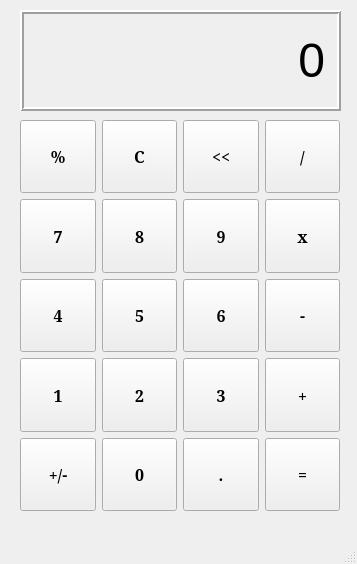
<?xml version="1.0" encoding="UTF-8"?>
<ui version="4.0">
 <class>MainWindow</class>
 <widget class="QMainWindow" name="MainWindow">
  <property name="geometry">
   <rect>
    <x>0</x>
    <y>0</y>
    <width>357</width>
    <height>564</height>
   </rect>
  </property>
  <property name="windowTitle">
   <string>MainWindow</string>
  </property>
  <widget class="QWidget" name="centralwidget">
   <widget class="QLabel" name="outputLabel">
    <property name="geometry">
     <rect>
      <x>20</x>
      <y>10</y>
      <width>321</width>
      <height>101</height>
     </rect>
    </property>
    <property name="font">
     <font>
      <pointsize>36</pointsize>
     </font>
    </property>
    <property name="autoFillBackground">
     <bool>false</bool>
    </property>
    <property name="frameShape">
     <enum>QFrame::Box</enum>
    </property>
    <property name="frameShadow">
     <enum>QFrame::Raised</enum>
    </property>
    <property name="lineWidth">
     <number>2</number>
    </property>
    <property name="text">
     <string>0</string>
    </property>
    <property name="alignment">
     <set>Qt::AlignRight|Qt::AlignTrailing|Qt::AlignVCenter</set>
    </property>
    <property name="margin">
     <number>20</number>
    </property>
   </widget>
   <widget class="QWidget" name="">
    <property name="geometry">
     <rect>
      <x>20</x>
      <y>120</y>
      <width>320</width>
      <height>391</height>
     </rect>
    </property>
    <layout class="QGridLayout" name="gridLayout">
     <item row="4" column="3">
      <widget class="QPushButton" name="XButton">
       <property name="sizePolicy">
        <sizepolicy hsizetype="Preferred" vsizetype="Preferred">
         <horstretch>0</horstretch>
         <verstretch>0</verstretch>
        </sizepolicy>
       </property>
       <property name="baseSize">
        <size>
         <width>31</width>
         <height>12</height>
        </size>
       </property>
       <property name="font">
        <font>
         <family>MS Serif</family>
         <pointsize>12</pointsize>
         <weight>75</weight>
         <bold>true</bold>
        </font>
       </property>
       <property name="text">
        <string>x</string>
       </property>
       <property name="iconSize">
        <size>
         <width>25</width>
         <height>16</height>
        </size>
       </property>
      </widget>
     </item>
     <item row="5" column="1">
      <widget class="QPushButton" name="fiveButton">
       <property name="sizePolicy">
        <sizepolicy hsizetype="Preferred" vsizetype="Preferred">
         <horstretch>0</horstretch>
         <verstretch>0</verstretch>
        </sizepolicy>
       </property>
       <property name="baseSize">
        <size>
         <width>31</width>
         <height>12</height>
        </size>
       </property>
       <property name="font">
        <font>
         <family>MS Serif</family>
         <pointsize>12</pointsize>
         <weight>75</weight>
         <bold>true</bold>
        </font>
       </property>
       <property name="text">
        <string>5</string>
       </property>
       <property name="iconSize">
        <size>
         <width>25</width>
         <height>16</height>
        </size>
       </property>
      </widget>
     </item>
     <item row="7" column="3">
      <widget class="QPushButton" name="equalButton">
       <property name="sizePolicy">
        <sizepolicy hsizetype="Preferred" vsizetype="Preferred">
         <horstretch>0</horstretch>
         <verstretch>0</verstretch>
        </sizepolicy>
       </property>
       <property name="baseSize">
        <size>
         <width>31</width>
         <height>12</height>
        </size>
       </property>
       <property name="font">
        <font>
         <family>MS Serif</family>
         <pointsize>12</pointsize>
         <weight>75</weight>
         <bold>true</bold>
        </font>
       </property>
       <property name="text">
        <string>=</string>
       </property>
       <property name="iconSize">
        <size>
         <width>25</width>
         <height>16</height>
        </size>
       </property>
      </widget>
     </item>
     <item row="4" column="2">
      <widget class="QPushButton" name="nineButton">
       <property name="sizePolicy">
        <sizepolicy hsizetype="Preferred" vsizetype="Preferred">
         <horstretch>0</horstretch>
         <verstretch>0</verstretch>
        </sizepolicy>
       </property>
       <property name="baseSize">
        <size>
         <width>31</width>
         <height>12</height>
        </size>
       </property>
       <property name="font">
        <font>
         <family>MS Serif</family>
         <pointsize>12</pointsize>
         <weight>75</weight>
         <bold>true</bold>
        </font>
       </property>
       <property name="text">
        <string>9</string>
       </property>
       <property name="iconSize">
        <size>
         <width>25</width>
         <height>16</height>
        </size>
       </property>
      </widget>
     </item>
     <item row="6" column="1">
      <widget class="QPushButton" name="twoButton">
       <property name="sizePolicy">
        <sizepolicy hsizetype="Preferred" vsizetype="Preferred">
         <horstretch>0</horstretch>
         <verstretch>0</verstretch>
        </sizepolicy>
       </property>
       <property name="baseSize">
        <size>
         <width>31</width>
         <height>12</height>
        </size>
       </property>
       <property name="font">
        <font>
         <family>MS Serif</family>
         <pointsize>12</pointsize>
         <weight>75</weight>
         <bold>true</bold>
        </font>
       </property>
       <property name="text">
        <string>2</string>
       </property>
       <property name="iconSize">
        <size>
         <width>25</width>
         <height>16</height>
        </size>
       </property>
      </widget>
     </item>
     <item row="5" column="0">
      <widget class="QPushButton" name="fourButton">
       <property name="sizePolicy">
        <sizepolicy hsizetype="Preferred" vsizetype="Preferred">
         <horstretch>0</horstretch>
         <verstretch>0</verstretch>
        </sizepolicy>
       </property>
       <property name="baseSize">
        <size>
         <width>31</width>
         <height>12</height>
        </size>
       </property>
       <property name="font">
        <font>
         <family>MS Serif</family>
         <pointsize>12</pointsize>
         <weight>75</weight>
         <bold>true</bold>
        </font>
       </property>
       <property name="text">
        <string>4</string>
       </property>
       <property name="iconSize">
        <size>
         <width>25</width>
         <height>16</height>
        </size>
       </property>
      </widget>
     </item>
     <item row="6" column="3">
      <widget class="QPushButton" name="plusButton">
       <property name="sizePolicy">
        <sizepolicy hsizetype="Preferred" vsizetype="Preferred">
         <horstretch>0</horstretch>
         <verstretch>0</verstretch>
        </sizepolicy>
       </property>
       <property name="baseSize">
        <size>
         <width>31</width>
         <height>12</height>
        </size>
       </property>
       <property name="font">
        <font>
         <family>MS Serif</family>
         <pointsize>12</pointsize>
         <weight>75</weight>
         <bold>true</bold>
        </font>
       </property>
       <property name="text">
        <string>+</string>
       </property>
       <property name="iconSize">
        <size>
         <width>25</width>
         <height>16</height>
        </size>
       </property>
      </widget>
     </item>
     <item row="7" column="0">
      <widget class="QPushButton" name="plusminusButton">
       <property name="sizePolicy">
        <sizepolicy hsizetype="Preferred" vsizetype="Preferred">
         <horstretch>0</horstretch>
         <verstretch>0</verstretch>
        </sizepolicy>
       </property>
       <property name="baseSize">
        <size>
         <width>31</width>
         <height>12</height>
        </size>
       </property>
       <property name="font">
        <font>
         <family>MS Serif</family>
         <pointsize>12</pointsize>
         <weight>75</weight>
         <bold>true</bold>
        </font>
       </property>
       <property name="text">
        <string>+/-</string>
       </property>
       <property name="iconSize">
        <size>
         <width>25</width>
         <height>16</height>
        </size>
       </property>
      </widget>
     </item>
     <item row="3" column="3">
      <widget class="QPushButton" name="divideButton">
       <property name="sizePolicy">
        <sizepolicy hsizetype="Preferred" vsizetype="Preferred">
         <horstretch>0</horstretch>
         <verstretch>0</verstretch>
        </sizepolicy>
       </property>
       <property name="baseSize">
        <size>
         <width>31</width>
         <height>12</height>
        </size>
       </property>
       <property name="font">
        <font>
         <family>MS Serif</family>
         <pointsize>12</pointsize>
         <weight>75</weight>
         <bold>true</bold>
        </font>
       </property>
       <property name="text">
        <string>/</string>
       </property>
       <property name="iconSize">
        <size>
         <width>25</width>
         <height>16</height>
        </size>
       </property>
      </widget>
     </item>
     <item row="6" column="2">
      <widget class="QPushButton" name="threeButton">
       <property name="sizePolicy">
        <sizepolicy hsizetype="Preferred" vsizetype="Preferred">
         <horstretch>0</horstretch>
         <verstretch>0</verstretch>
        </sizepolicy>
       </property>
       <property name="baseSize">
        <size>
         <width>31</width>
         <height>12</height>
        </size>
       </property>
       <property name="font">
        <font>
         <family>MS Serif</family>
         <pointsize>12</pointsize>
         <weight>75</weight>
         <bold>true</bold>
        </font>
       </property>
       <property name="text">
        <string>3</string>
       </property>
       <property name="iconSize">
        <size>
         <width>25</width>
         <height>16</height>
        </size>
       </property>
      </widget>
     </item>
     <item row="5" column="3">
      <widget class="QPushButton" name="minusButton">
       <property name="sizePolicy">
        <sizepolicy hsizetype="Preferred" vsizetype="Preferred">
         <horstretch>0</horstretch>
         <verstretch>0</verstretch>
        </sizepolicy>
       </property>
       <property name="baseSize">
        <size>
         <width>31</width>
         <height>12</height>
        </size>
       </property>
       <property name="font">
        <font>
         <family>MS Serif</family>
         <pointsize>12</pointsize>
         <weight>75</weight>
         <bold>true</bold>
        </font>
       </property>
       <property name="text">
        <string>-</string>
       </property>
       <property name="iconSize">
        <size>
         <width>25</width>
         <height>16</height>
        </size>
       </property>
      </widget>
     </item>
     <item row="6" column="0">
      <widget class="QPushButton" name="oneButton">
       <property name="sizePolicy">
        <sizepolicy hsizetype="Preferred" vsizetype="Preferred">
         <horstretch>0</horstretch>
         <verstretch>0</verstretch>
        </sizepolicy>
       </property>
       <property name="baseSize">
        <size>
         <width>31</width>
         <height>12</height>
        </size>
       </property>
       <property name="font">
        <font>
         <family>MS Serif</family>
         <pointsize>12</pointsize>
         <weight>75</weight>
         <bold>true</bold>
        </font>
       </property>
       <property name="text">
        <string>1</string>
       </property>
       <property name="iconSize">
        <size>
         <width>25</width>
         <height>16</height>
        </size>
       </property>
      </widget>
     </item>
     <item row="4" column="1">
      <widget class="QPushButton" name="eightButton">
       <property name="sizePolicy">
        <sizepolicy hsizetype="Preferred" vsizetype="Preferred">
         <horstretch>0</horstretch>
         <verstretch>0</verstretch>
        </sizepolicy>
       </property>
       <property name="baseSize">
        <size>
         <width>31</width>
         <height>12</height>
        </size>
       </property>
       <property name="font">
        <font>
         <family>MS Serif</family>
         <pointsize>12</pointsize>
         <weight>75</weight>
         <bold>true</bold>
        </font>
       </property>
       <property name="text">
        <string>8</string>
       </property>
       <property name="iconSize">
        <size>
         <width>25</width>
         <height>16</height>
        </size>
       </property>
      </widget>
     </item>
     <item row="7" column="2">
      <widget class="QPushButton" name="dotButton">
       <property name="sizePolicy">
        <sizepolicy hsizetype="Preferred" vsizetype="Preferred">
         <horstretch>0</horstretch>
         <verstretch>0</verstretch>
        </sizepolicy>
       </property>
       <property name="baseSize">
        <size>
         <width>31</width>
         <height>12</height>
        </size>
       </property>
       <property name="font">
        <font>
         <family>MS Serif</family>
         <pointsize>12</pointsize>
         <weight>75</weight>
         <bold>true</bold>
        </font>
       </property>
       <property name="text">
        <string>.</string>
       </property>
       <property name="iconSize">
        <size>
         <width>25</width>
         <height>16</height>
        </size>
       </property>
      </widget>
     </item>
     <item row="7" column="1">
      <widget class="QPushButton" name="zeroButton">
       <property name="sizePolicy">
        <sizepolicy hsizetype="Preferred" vsizetype="Preferred">
         <horstretch>0</horstretch>
         <verstretch>0</verstretch>
        </sizepolicy>
       </property>
       <property name="baseSize">
        <size>
         <width>31</width>
         <height>12</height>
        </size>
       </property>
       <property name="font">
        <font>
         <family>MS Serif</family>
         <pointsize>12</pointsize>
         <weight>75</weight>
         <bold>true</bold>
        </font>
       </property>
       <property name="text">
        <string>0</string>
       </property>
       <property name="iconSize">
        <size>
         <width>25</width>
         <height>16</height>
        </size>
       </property>
      </widget>
     </item>
     <item row="4" column="0">
      <widget class="QPushButton" name="sevenButton">
       <property name="sizePolicy">
        <sizepolicy hsizetype="Preferred" vsizetype="Preferred">
         <horstretch>0</horstretch>
         <verstretch>0</verstretch>
        </sizepolicy>
       </property>
       <property name="baseSize">
        <size>
         <width>31</width>
         <height>12</height>
        </size>
       </property>
       <property name="font">
        <font>
         <family>MS Serif</family>
         <pointsize>12</pointsize>
         <weight>75</weight>
         <bold>true</bold>
        </font>
       </property>
       <property name="text">
        <string>7</string>
       </property>
       <property name="iconSize">
        <size>
         <width>25</width>
         <height>16</height>
        </size>
       </property>
      </widget>
     </item>
     <item row="5" column="2">
      <widget class="QPushButton" name="sixButton">
       <property name="sizePolicy">
        <sizepolicy hsizetype="Preferred" vsizetype="Preferred">
         <horstretch>0</horstretch>
         <verstretch>0</verstretch>
        </sizepolicy>
       </property>
       <property name="baseSize">
        <size>
         <width>31</width>
         <height>12</height>
        </size>
       </property>
       <property name="font">
        <font>
         <family>MS Serif</family>
         <pointsize>12</pointsize>
         <weight>75</weight>
         <bold>true</bold>
        </font>
       </property>
       <property name="text">
        <string>6</string>
       </property>
       <property name="iconSize">
        <size>
         <width>25</width>
         <height>16</height>
        </size>
       </property>
      </widget>
     </item>
     <item row="3" column="2">
      <widget class="QPushButton" name="arrowButton">
       <property name="sizePolicy">
        <sizepolicy hsizetype="Preferred" vsizetype="Preferred">
         <horstretch>0</horstretch>
         <verstretch>0</verstretch>
        </sizepolicy>
       </property>
       <property name="baseSize">
        <size>
         <width>31</width>
         <height>12</height>
        </size>
       </property>
       <property name="font">
        <font>
         <family>MS Serif</family>
         <pointsize>12</pointsize>
         <weight>75</weight>
         <bold>true</bold>
        </font>
       </property>
       <property name="text">
        <string>&lt;&lt;</string>
       </property>
       <property name="iconSize">
        <size>
         <width>25</width>
         <height>16</height>
        </size>
       </property>
      </widget>
     </item>
     <item row="3" column="1">
      <widget class="QPushButton" name="CButton">
       <property name="sizePolicy">
        <sizepolicy hsizetype="Preferred" vsizetype="Preferred">
         <horstretch>0</horstretch>
         <verstretch>0</verstretch>
        </sizepolicy>
       </property>
       <property name="baseSize">
        <size>
         <width>31</width>
         <height>12</height>
        </size>
       </property>
       <property name="font">
        <font>
         <family>MS Serif</family>
         <pointsize>12</pointsize>
         <weight>75</weight>
         <bold>true</bold>
        </font>
       </property>
       <property name="text">
        <string>C</string>
       </property>
       <property name="iconSize">
        <size>
         <width>25</width>
         <height>16</height>
        </size>
       </property>
      </widget>
     </item>
     <item row="3" column="0">
      <widget class="QPushButton" name="percentButton">
       <property name="sizePolicy">
        <sizepolicy hsizetype="Preferred" vsizetype="Preferred">
         <horstretch>0</horstretch>
         <verstretch>0</verstretch>
        </sizepolicy>
       </property>
       <property name="baseSize">
        <size>
         <width>31</width>
         <height>12</height>
        </size>
       </property>
       <property name="font">
        <font>
         <family>MS Serif</family>
         <pointsize>12</pointsize>
         <weight>75</weight>
         <bold>true</bold>
        </font>
       </property>
       <property name="text">
        <string>%</string>
       </property>
       <property name="iconSize">
        <size>
         <width>25</width>
         <height>16</height>
        </size>
       </property>
      </widget>
     </item>
    </layout>
   </widget>
  </widget>
  <widget class="QMenuBar" name="menubar">
   <property name="geometry">
    <rect>
     <x>0</x>
     <y>0</y>
     <width>357</width>
     <height>21</height>
    </rect>
   </property>
  </widget>
  <widget class="QStatusBar" name="statusbar"/>
 </widget>
 <resources/>
 <connections/>
</ui>
